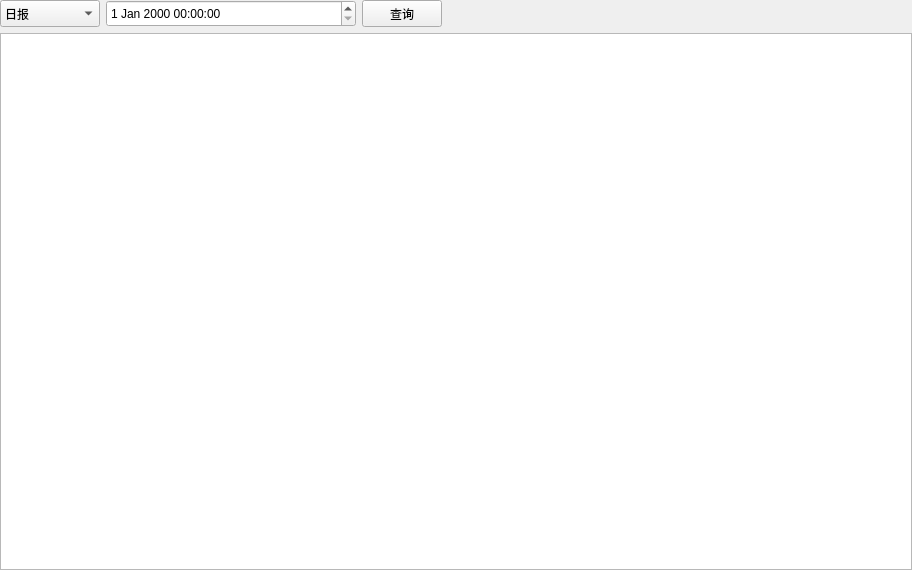
<?xml version="1.0" encoding="UTF-8"?>
<ui version="4.0">
 <class>StatisticAnalysis</class>
 <widget class="QWidget" name="StatisticAnalysis">
  <property name="geometry">
   <rect>
    <x>0</x>
    <y>0</y>
    <width>912</width>
    <height>570</height>
   </rect>
  </property>
  <property name="windowTitle">
   <string>Form</string>
  </property>
  <layout class="QGridLayout" name="gridLayout" rowstretch="1,20" columnstretch="0">
   <property name="leftMargin">
    <number>0</number>
   </property>
   <property name="topMargin">
    <number>0</number>
   </property>
   <property name="rightMargin">
    <number>0</number>
   </property>
   <property name="bottomMargin">
    <number>0</number>
   </property>
   <item row="1" column="0">
    <widget class="QTableWidget" name="tableWidget"/>
   </item>
   <item row="0" column="0">
    <layout class="QHBoxLayout" name="horizontalLayout" stretch="0,0,1,0">
     <item>
      <widget class="QComboBox" name="comboBox">
       <property name="sizePolicy">
        <sizepolicy hsizetype="Expanding" vsizetype="Expanding">
         <horstretch>0</horstretch>
         <verstretch>0</verstretch>
        </sizepolicy>
       </property>
       <property name="maximumSize">
        <size>
         <width>100</width>
         <height>30</height>
        </size>
       </property>
       <item>
        <property name="text">
         <string>日报</string>
        </property>
       </item>
       <item>
        <property name="text">
         <string>周报</string>
        </property>
       </item>
       <item>
        <property name="text">
         <string>月报</string>
        </property>
       </item>
      </widget>
     </item>
     <item>
      <widget class="QDateTimeEdit" name="dateTimeEdit">
       <property name="sizePolicy">
        <sizepolicy hsizetype="Expanding" vsizetype="Expanding">
         <horstretch>0</horstretch>
         <verstretch>0</verstretch>
        </sizepolicy>
       </property>
       <property name="maximumSize">
        <size>
         <width>250</width>
         <height>30</height>
        </size>
       </property>
      </widget>
     </item>
     <item>
      <widget class="QToolButton" name="btnquery">
       <property name="sizePolicy">
        <sizepolicy hsizetype="Expanding" vsizetype="Expanding">
         <horstretch>0</horstretch>
         <verstretch>0</verstretch>
        </sizepolicy>
       </property>
       <property name="minimumSize">
        <size>
         <width>1</width>
         <height>1</height>
        </size>
       </property>
       <property name="maximumSize">
        <size>
         <width>80</width>
         <height>30</height>
        </size>
       </property>
       <property name="text">
        <string>查询</string>
       </property>
      </widget>
     </item>
     <item>
      <spacer name="horizontalSpacer_4">
       <property name="orientation">
        <enum>Qt::Horizontal</enum>
       </property>
       <property name="sizeHint" stdset="0">
        <size>
         <width>40</width>
         <height>20</height>
        </size>
       </property>
      </spacer>
     </item>
    </layout>
   </item>
  </layout>
 </widget>
 <resources/>
 <connections/>
</ui>
